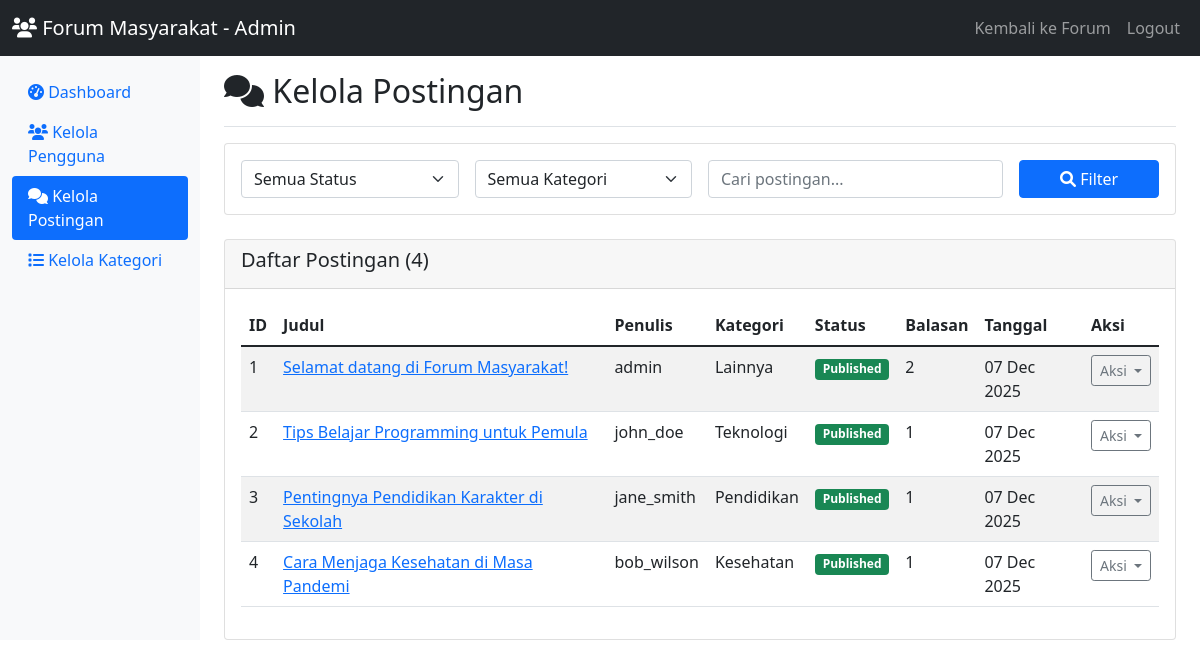
Screenshot of /admin/posts.php (signed in) with the database file from the repository.
### tables this page shows
CREATE TABLE posts (
    id INT AUTO_INCREMENT PRIMARY KEY,
    title VARCHAR(255) NOT NULL,
    content TEXT NOT NULL,
    user_id INT NOT NULL,
    category_id INT NOT NULL,
    status ENUM(
        'draft',
        'published',
        'hidden'
    ) DEFAULT 'published',
    views INT DEFAULT 0,
    is_pinned BOOLEAN DEFAULT FALSE,
    is_locked BOOLEAN DEFAULT FALSE,
    created_at TIMESTAMP DEFAULT CURRENT_TIMESTAMP,
    updated_at TIMESTAMP DEFAULT CURRENT_TIMESTAMP ON UPDATE CURRENT_TIMESTAMP,
    FOREIGN KEY (user_id) REFERENCES users (id) ON DELETE CASCADE,
    FOREIGN KEY (category_id) REFERENCES categories (id) ON DELETE CASCADE,
    INDEX idx_category (category_id),
    INDEX idx_user (user_id),
    INDEX idx_created_at (created_at),
    INDEX idx_status (status)
);

CREATE TABLE users (
    id INT AUTO_INCREMENT PRIMARY KEY,
    username VARCHAR(50) UNIQUE NOT NULL,
    email VARCHAR(100) UNIQUE NOT NULL,
    password VARCHAR(255) NOT NULL,
    full_name VARCHAR(100) NOT NULL,
    role ENUM('user', 'moderator', 'admin') DEFAULT 'user',
    status ENUM(
        'active',
        'inactive',
        'banned'
    ) DEFAULT 'active',
    avatar VARCHAR(255) DEFAULT NULL,
    bio TEXT DEFAULT NULL,
    created_at TIMESTAMP DEFAULT CURRENT_TIMESTAMP,
    last_activity TIMESTAMP DEFAULT CURRENT_TIMESTAMP ON UPDATE CURRENT_TIMESTAMP,
    login_attempts INT DEFAULT 0,
    reset_token VARCHAR(255) DEFAULT NULL,
    reset_expires DATETIME DEFAULT NULL
);

CREATE TABLE categories (
    id INT AUTO_INCREMENT PRIMARY KEY,
    name VARCHAR(100) NOT NULL,
    description TEXT,
    icon VARCHAR(50) DEFAULT NULL,
    color VARCHAR(7) DEFAULT '#007bff',
    sort_order INT DEFAULT 0,
    created_at TIMESTAMP DEFAULT CURRENT_TIMESTAMP
);

### admin/posts.php (the view, shortened to what this page needs)
<?php
require_once '../includes/functions.php';
$search = $_GET['search'] ?? '';
$postsSql = "SELECT p.*, u.username, u.full_name, c.name as category_name,
             (SELECT COUNT(*) FROM replies r WHERE r.post_id = p.id) as reply_count
             FROM posts p
             JOIN users u ON p.user_id = u.id
             JOIN categories c ON p.category_id = c.id
             WHERE 1=1";
$postsSql .= " ORDER BY p.is_pinned DESC, p.created_at DESC";
$stmt = $pdo->query($postsSql);
$posts = $stmt->fetchAll();
?>
<!DOCTYPE html>
<html lang="id">
<head>
    <link href="https://cdn.jsdelivr.net/npm/bootstrap@5.1.3/dist/css/bootstrap.min.css" rel="stylesheet">
    <link href="https://cdnjs.cloudflare.com/ajax/libs/font-awesome/6.0.0/css/all.min.css" rel="stylesheet">
</head>
<body>
    <nav class="navbar navbar-expand-lg navbar-dark bg-dark">
        <div class="container-fluid">
            <a class="navbar-brand" href="../index.php">
                <i class="fas fa-users"></i> Forum Masyarakat - Admin
            </a>
            <div class="navbar-nav ms-auto">
                <a class="nav-link" href="../index.php">Kembali ke Forum</a>
                <a class="nav-link" href="../logout.php">Logout</a>
            </div>
        </div>
    </nav>
    <div class="container-fluid">
        <div class="row">
            <div class="col-md-3 col-lg-2 sidebar bg-light">
                <div class="position-sticky pt-3">
                    <ul class="nav nav-pills flex-column mb-auto">
                        <li class="nav-item">
                            <a href="index.php" class="nav-link">
                                <i class="fas fa-tachometer-alt"></i> Dashboard
                            </a>
                        </li>
                        <li>
                            <a href="users.php" class="nav-link">
                                <i class="fas fa-users"></i> Kelola Pengguna
                            </a>
                        </li>
                        <li>
                            <a href="posts.php" class="nav-link active">
                                <i class="fas fa-comments"></i> Kelola Postingan
                            </a>
                        </li>
                        <li>
                            <a href="categories.php" class="nav-link">
                                <i class="fas fa-list"></i> Kelola Kategori
                            </a>
                        </li>
                    </ul>
                </div>
            </div>
            <main class="col-md-9 ms-sm-auto col-lg-10 px-md-4">
                <div class="d-flex justify-content-between flex-wrap flex-md-nowrap align-items-center pt-3 pb-2 mb-3 border-bottom">
                    <h1 class="h2"><i class="fas fa-comments"></i> Kelola Postingan</h1>
                </div>
                <div class="card mb-4">
                    <div class="card-body">
                        <form method="GET" class="row g-3">
                            <div class="col-md-3">
                                <select class="form-select" name="status">
                                    <option value="">Semua Status</option>
                                </select>
                            </div>
                            <div class="col-md-3">
                                <select class="form-select" name="category">
                                    <option value="">Semua Kategori</option>
                                </select>
                            </div>
                            <div class="col-md-4">
                                <input type="text" class="form-control" name="search"
                                    placeholder="Cari postingan..." value="<?php echo htmlspecialchars($search); ?>">
                            </div>
                            <div class="col-md-2">
                                <button type="submit" class="btn btn-primary w-100">
                                    <i class="fas fa-search"></i> Filter
                                </button>
                            </div>
                        </form>
                    </div>
                </div>
                <div class="card">
                    <div class="card-header">
                        <h5>Daftar Postingan (<?php echo count($posts); ?>)</h5>
                    </div>
                    <div class="card-body">
                        <div class="table-responsive">
                            <table class="table table-striped">
                                <thead>
                                    <tr>
                                        <th>ID</th>
                                        <th>Judul</th>
                                        <th>Penulis</th>
                                        <th>Kategori</th>
                                        <th>Status</th>
                                        <th>Balasan</th>
                                        <th>Tanggal</th>
                                        <th>Aksi</th>
                                    </tr>
                                </thead>
                                <tbody>
                                    <?php foreach ($posts as $post): ?>
                                        <tr>
                                            <td><?php echo $post['id']; ?></td>
                                            <td>
                                                <a href="../post.php?id=<?php echo $post['id']; ?>" target="_blank">
                                                    <?php echo $post['title']; ?>
                                                </a>
                                            </td>
                                            <td><?php echo htmlspecialchars($post['username']); ?></td>
                                            <td><?php echo htmlspecialchars($post['category_name']); ?></td>
                                            <td>
                                                <span class="badge bg-<?php
                                                                        echo $post['status'] === 'published' ? 'success' : ($post['status'] === 'hidden' ? 'danger' : 'warning');
                                                                        ?>">
                                                    <?php echo ucfirst($post['status']); ?>
                                                </span>
                                            </td>
                                            <td><?php echo $post['reply_count']; ?></td>
                                            <td><?php echo date('d M Y', strtotime($post['created_at'])); ?></td>
                                            <td>
                                                <div class="dropdown">
                                                    <button class="btn btn-sm btn-outline-secondary dropdown-toggle"
                                                        type="button" data-bs-toggle="dropdown">
                                                        Aksi
                                                    </button>
                                                </div>
                                            </td>
                                        </tr>
                                    <?php endforeach; ?>
                                </tbody>
                            </table>
                        </div>
                    </div>
                </div>
            </main>
        </div>
    </div>
</body>
</html>

### rows the page displays
posts: id "1", title "Selamat datang di Forum Masyarakat!", user.username "admin", category.name "Lainnya", status "Published", reply_count "2", created_at "07 Dec 2025"
posts: id "2", title "Tips Belajar Programming untuk Pemula", user.username "john_doe", category.name "Teknologi", status "Published", reply_count "1", created_at "07 Dec 2025"
posts: id "3", title "Pentingnya Pendidikan Karakter di Sekolah", user.username "jane_smith", category.name "Pendidikan", status "Published", reply_count "1", created_at "07 Dec 2025"
posts: id "4", title "Cara Menjaga Kesehatan di Masa Pandemi", user.username "bob_wilson", category.name "Kesehatan", status "Published", reply_count "1", created_at "07 Dec 2025"

### other values shown
count($posts) "4"
